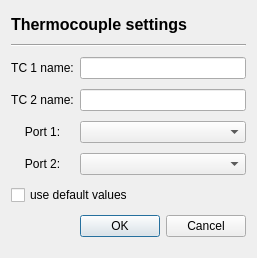
<?xml version="1.0" encoding="UTF-8"?>
<ui version="4.0">
 <class>Form</class>
 <widget class="QWidget" name="Form">
  <property name="geometry">
   <rect>
    <x>0</x>
    <y>0</y>
    <width>248</width>
    <height>258</height>
   </rect>
  </property>
  <property name="windowTitle">
   <string>Form</string>
  </property>
  <layout class="QGridLayout" name="gridLayout">
   <item row="0" column="0" colspan="2">
    <widget class="QLabel" name="tc_settings_label">
     <property name="sizePolicy">
      <sizepolicy hsizetype="Fixed" vsizetype="Fixed">
       <horstretch>0</horstretch>
       <verstretch>0</verstretch>
      </sizepolicy>
     </property>
     <property name="text">
      <string>&lt;html&gt;&lt;head/&gt;&lt;body&gt;&lt;p align=&quot;center&quot;&gt;&lt;span style=&quot; font-size:12pt; font-weight:600;&quot;&gt;Thermocouple settings&lt;/span&gt;&lt;/p&gt;&lt;/body&gt;&lt;/html&gt;</string>
     </property>
    </widget>
   </item>
   <item row="1" column="0" colspan="2">
    <widget class="Line" name="line">
     <property name="orientation">
      <enum>Qt::Horizontal</enum>
     </property>
    </widget>
   </item>
   <item row="2" column="0">
    <widget class="QLabel" name="device_1_box_label">
     <property name="text">
      <string>&lt;html&gt;&lt;head/&gt;&lt;body&gt;&lt;p align=&quot;center&quot;&gt;TC 1 name:&lt;/p&gt;&lt;/body&gt;&lt;/html&gt;</string>
     </property>
    </widget>
   </item>
   <item row="2" column="1">
    <widget class="QLineEdit" name="device_1_box"/>
   </item>
   <item row="3" column="0">
    <widget class="QLabel" name="device_2_box_label">
     <property name="text">
      <string>&lt;html&gt;&lt;head/&gt;&lt;body&gt;&lt;p align=&quot;center&quot;&gt;TC 2 name:&lt;/p&gt;&lt;/body&gt;&lt;/html&gt;</string>
     </property>
    </widget>
   </item>
   <item row="3" column="1">
    <widget class="QLineEdit" name="device_2_box"/>
   </item>
   <item row="4" column="0">
    <widget class="QLabel" name="port_1_box_label">
     <property name="text">
      <string>&lt;html&gt;&lt;head/&gt;&lt;body&gt;&lt;p align=&quot;center&quot;&gt;Port 1:&lt;/p&gt;&lt;/body&gt;&lt;/html&gt;</string>
     </property>
    </widget>
   </item>
   <item row="4" column="1">
    <widget class="QComboBox" name="com_port_select">
     <property name="whatsThis">
      <string extracomment="select USB port"/>
     </property>
    </widget>
   </item>
   <item row="5" column="0">
    <widget class="QLabel" name="device_2_port_label">
     <property name="text">
      <string>&lt;html&gt;&lt;head/&gt;&lt;body&gt;&lt;p align=&quot;center&quot;&gt;Port 2:&lt;/p&gt;&lt;/body&gt;&lt;/html&gt;</string>
     </property>
    </widget>
   </item>
   <item row="5" column="1">
    <widget class="QComboBox" name="com_port_select_2">
     <property name="whatsThis">
      <string extracomment="select USB port"/>
     </property>
    </widget>
   </item>
   <item row="6" column="0" colspan="2">
    <widget class="QCheckBox" name="default_vals">
     <property name="text">
      <string>use default values</string>
     </property>
    </widget>
   </item>
   <item row="7" column="1">
    <widget class="QDialogButtonBox" name="tc_dialog_box">
     <property name="standardButtons">
      <set>QDialogButtonBox::Cancel|QDialogButtonBox::Ok</set>
     </property>
    </widget>
   </item>
  </layout>
 </widget>
 <resources/>
 <connections/>
</ui>
